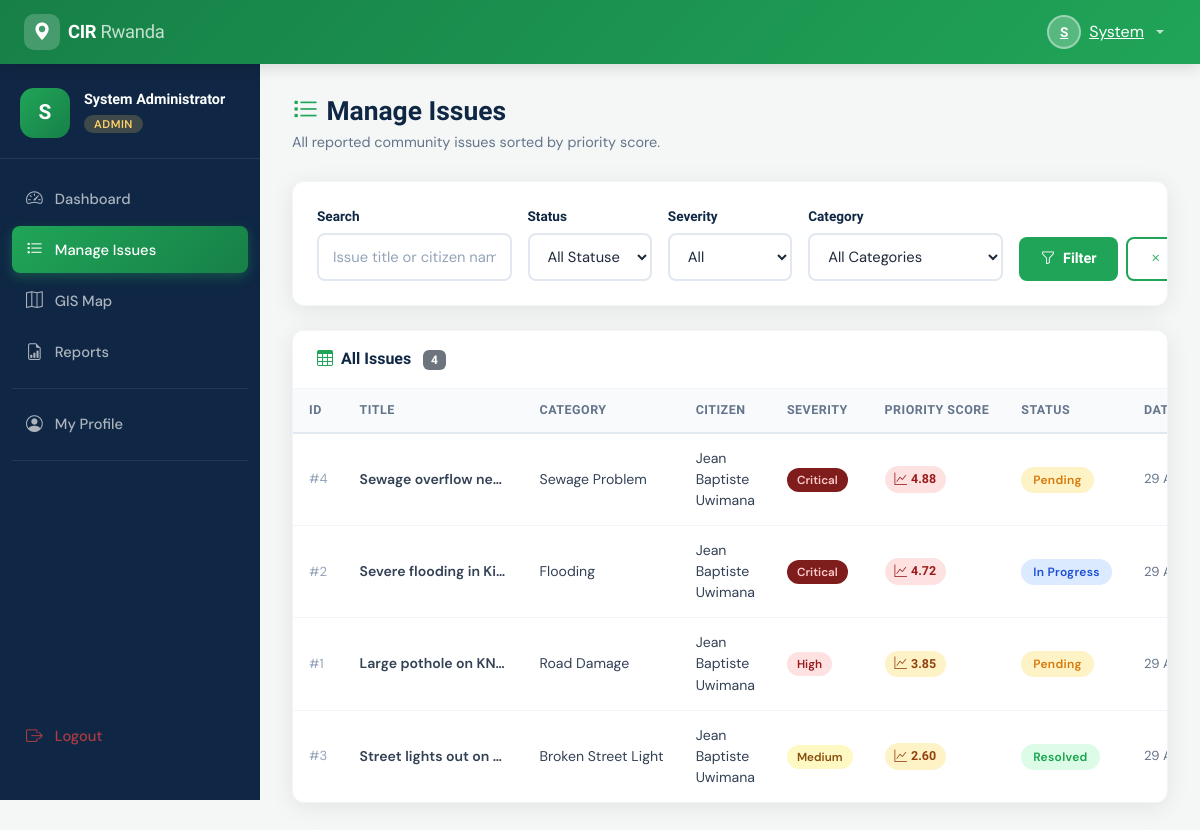
The app's page /pages/admin/manage_issues.php (signed in) with its own data.
### tables this page shows
CREATE TABLE IF NOT EXISTS issues (
    id INT AUTO_INCREMENT PRIMARY KEY,
    user_id INT NOT NULL,
    category_id INT NOT NULL,
    title VARCHAR(200) NOT NULL,
    description TEXT NOT NULL,
    image VARCHAR(255) DEFAULT NULL,
    latitude DECIMAL(10, 8) DEFAULT NULL,
    longitude DECIMAL(11, 8) DEFAULT NULL,
    location_name VARCHAR(255) DEFAULT NULL,
    severity ENUM('Low', 'Medium', 'High', 'Critical') NOT NULL DEFAULT 'Medium',
    status ENUM('Pending', 'In Progress', 'Resolved') NOT NULL DEFAULT 'Pending',
    priority_score DECIMAL(5, 2) DEFAULT 0.00 COMMENT 'Calculated priority score for admin sorting',
    created_at TIMESTAMP DEFAULT CURRENT_TIMESTAMP,
    updated_at TIMESTAMP DEFAULT CURRENT_TIMESTAMP ON UPDATE CURRENT_TIMESTAMP,
    FOREIGN KEY (user_id) REFERENCES users(id) ON DELETE CASCADE,
    FOREIGN KEY (category_id) REFERENCES categories(id)
);

CREATE TABLE IF NOT EXISTS categories (
    id INT AUTO_INCREMENT PRIMARY KEY,
    category_name VARCHAR(100) NOT NULL,
    severity_weight DECIMAL(3,1) NOT NULL COMMENT 'Weight used in priority score calculation (1.0 to 5.0)',
    created_at TIMESTAMP DEFAULT CURRENT_TIMESTAMP
);

CREATE TABLE IF NOT EXISTS users (
    id INT AUTO_INCREMENT PRIMARY KEY,
    full_name VARCHAR(150) NOT NULL,
    email VARCHAR(150) NOT NULL UNIQUE,
    password VARCHAR(255) NOT NULL,
    phone VARCHAR(20),
    role ENUM('citizen', 'admin') NOT NULL DEFAULT 'citizen',
    profile_image VARCHAR(255) DEFAULT NULL,
    is_active TINYINT(1) NOT NULL DEFAULT 1,
    created_at TIMESTAMP DEFAULT CURRENT_TIMESTAMP
);

### pages/admin/manage_issues.php (the view, shortened to what this page needs)
<?php
require_once __DIR__ . '/../../includes/header.php';
$db = getDB();
$search         = trim($_GET['search'] ?? '');
$sql    = "SELECT i.id, i.title, c.category_name, c.id AS category_id,
                  u.full_name AS citizen_name, i.severity,
                  i.priority_score, i.status, i.created_at
           FROM issues i
           JOIN categories c ON i.category_id = c.id
           JOIN users u ON i.user_id = u.id
           WHERE 1=1";
$params = [];
$sql .= " ORDER BY i.priority_score DESC, i.created_at ASC";
$stmt = $db->prepare($sql);
$stmt->execute($params);
$issues = $stmt->fetchAll();
function statusBadgeClass(string $s): string {
    return match($s) {
        'Pending'     => 'badge-pending',
        'In Progress' => 'badge-in-progress',
        'Resolved'    => 'badge-resolved',
        default       => 'bg-secondary',
    };
}
function priorityClass(float $score): string {
    if ($score >= 4.0) return 'priority-high';
    if ($score >= 2.5) return 'priority-medium';
    return 'priority-low';
}
?>
<?php require_once __DIR__ . '/../../includes/navbar.php'; ?>
<div class="main-wrapper">
<div class="main-content">
    <div class="page-header">
        <h1><i class="bi bi-list-task me-2 text-green"></i>Manage Issues</h1>
        <p>All reported community issues sorted by priority score.</p>
    </div>
    <form method="GET" class="cir-card mb-4">
        <div class="cir-card-body">
            <div class="row g-3 align-items-end">
                <div class="col-sm-6 col-md-3">
                    <label class="cir-form-label">Search</label>
                    <input type="text" name="search" class="cir-form-control"
                           placeholder="Issue title or citizen name…"
                           value="<?= htmlspecialchars($search) ?>" />
                </div>
                <div class="col-sm-6 col-md-2">
                    <label class="cir-form-label">Status</label>
                    <select name="status" class="cir-form-control">
                        <option value="">All Statuses</option>
                    </select>
                </div>
                <div class="col-sm-6 col-md-2">
                    <label class="cir-form-label">Severity</label>
                    <select name="severity" class="cir-form-control">
                        <option value="">All</option>
                    </select>
                </div>
                <div class="col-sm-6 col-md-3">
                    <label class="cir-form-label">Category</label>
                    <select name="category" class="cir-form-control">
                        <option value="">All Categories</option>
                    </select>
                </div>
                <div class="col-sm-12 col-md-2 d-flex gap-2">
                    <button type="submit" class="btn-cir-primary flex-grow-1">
                        <i class="bi bi-funnel"></i> Filter
                    </button>
                    <a href="<?= BASE_URL ?>/pages/admin/manage_issues.php" class="btn-cir-outline">
                        <i class="bi bi-x"></i>
                    </a>
                </div>
            </div>
        </div>
    </form>
    <div class="cir-card">
        <div class="cir-card-header">
            <h5><i class="bi bi-table me-2 text-green"></i>All Issues
                <span class="badge bg-secondary ms-2" style="font-size:0.75rem;"><?= count($issues) ?></span>
            </h5>
        </div>
        <?php if (empty($issues)): ?>
            <div class="cir-card-body text-center py-5">
                <i class="bi bi-search" style="font-size:3rem;color:#cbd5e1;"></i>
                <p class="mt-3 text-muted">No issues found for the selected filters.</p>
            </div>
        <?php else: ?>
            <div style="overflow-x:auto;">
                <table class="cir-table">
                    <thead>
                        <tr>
                            <th>ID</th>
                            <th>Title</th>
                            <th>Category</th>
                            <th>Citizen</th>
                            <th>Severity</th>
                            <th>Priority Score</th>
                            <th>Status</th>
                            <th>Date</th>
                        </tr>
                    </thead>
                    <tbody>
                    <?php foreach ($issues as $issue): ?>
                        <tr>
                            <td style="color:#94a3b8;font-size:0.82rem;white-space:nowrap;">#<?= $issue['id'] ?></td>
                            <td class="fw-semibold" style="max-width:180px;white-space:nowrap;overflow:hidden;text-overflow:ellipsis;">
                                <?= htmlspecialchars($issue['title']) ?>
                            </td>
                            <td style="white-space:nowrap;"><?= htmlspecialchars($issue['category_name']) ?></td>
                            <td><?= htmlspecialchars($issue['citizen_name']) ?></td>
                            <td>
                                <span class="badge-severity badge-<?= strtolower($issue['severity']) ?>">
                                    <?= $issue['severity'] ?>
                                </span>
                            </td>
                            <td>
                                <span class="priority-pill <?= priorityClass((float)$issue['priority_score']) ?>">
                                    <i class="bi bi-graph-up"></i>
                                    <?= number_format($issue['priority_score'], 2) ?>
                                </span>
                            </td>
                            <td>
                                <span class="badge-status <?= statusBadgeClass($issue['status']) ?>">
                                    <?= $issue['status'] ?>
                                </span>
                            </td>
                            <td style="white-space:nowrap;color:#64748b;font-size:0.82rem;">
                                <?= date('d M Y', strtotime($issue['created_at'])) ?>
                            </td>
                        </tr>
                    <?php endforeach; ?>
                    </tbody>
                </table>
            </div>
        <?php endif; ?>
    </div>
</div>
</div>
<?php require_once __DIR__ . '/../../includes/footer.php'; ?>

### assets/css/style.css (style rules this page uses)
:root { --cir-green: #20a558; --cir-green-dark: #178047; --cir-green-light: #e8f7f0; --cir-navy: #0f2744; --cir-navy-mid: #1a3a5c; --cir-accent: #ffd166; --cir-red: #ef4444; --cir-orange: #f59e0b; --cir-blue: #3b82f6; --sidebar-w: 260px; --navbar-h: 64px; --radius: 12px; --radius-sm: 8px; --shadow: 0 4px 24px rgba(0,0,0,.08); --shadow-md: 0 8px 32px rgba(0,0,0,.12); --transition: all .2s ease; }
*, *::before, *::after { box-sizing: border-box; }
body { font-family: 'DM Sans', sans-serif; font-size: 0.95rem; background: #f4f7f5; color: #1e293b; margin: 0; }
h1, h2, h3, h4, h5, h6, .sora { font-family: 'Sora', sans-serif; }
a { text-decoration: none; color: inherit; }
.main-wrapper { margin-left: var(--sidebar-w); margin-top: var(--navbar-h); min-height: calc(100vh - var(--navbar-h)); transition: margin-left .25s ease; }
.main-content { padding: 32px; }
.page-header { margin-bottom: 28px; }
.page-header h1 { font-size: 1.65rem; font-weight: 800; color: var(--cir-navy); margin: 0 0 4px; }
.page-header p { color: #64748b; margin: 0; font-size: 0.9rem; }
.cir-card { background: #fff; border-radius: var(--radius); box-shadow: var(--shadow); border: 1px solid #f1f5f9; overflow: hidden; }
.cir-card-header { padding: 18px 24px; border-bottom: 1px solid #f1f5f9; display: flex; align-items: center; justify-content: space-between; background: #fff; }
.cir-card-header h5 { font-family: 'Sora', sans-serif; font-weight: 700; font-size: 1rem; margin: 0; color: var(--cir-navy); }
.cir-card-body { padding: 24px; }
.cir-table { width: 100%; border-collapse: separate; border-spacing: 0; font-size: 0.88rem; }
.cir-table thead th { background: #f8fafc; padding: 12px 16px; font-family: 'Sora', sans-serif; font-weight: 700; font-size: 0.78rem; text-transform: uppercase; letter-spacing: .5px; color: #64748b; border-bottom: 2px solid #e2e8f0; white-space: nowrap; }
.cir-table tbody td { padding: 14px 16px; border-bottom: 1px solid #f1f5f9; vertical-align: middle; color: #334155; }
.cir-table tbody tr:last-child td { border-bottom: none; }
.badge-status { padding: 5px 12px; border-radius: 20px; font-size: 0.75rem; font-weight: 600; letter-spacing: .3px; white-space: nowrap; }
.badge-pending { background: #fef3c7; color: #d97706; }
.badge-in-progress { background: #dbeafe; color: #1d4ed8; }
.badge-resolved { background: #dcfce7; color: #16a34a; }
.badge-severity { padding: 4px 10px; border-radius: 20px; font-size: 0.73rem; font-weight: 600; }
.badge-medium { background: #fef9c3; color: #854d0e; }
.badge-high { background: #fee2e2; color: #991b1b; }
.badge-critical { background: #7f1d1d; color: #fecaca; }
.priority-pill { display: inline-flex; align-items: center; gap: 4px; padding: 4px 10px; border-radius: 20px; font-size: 0.78rem; font-weight: 700; font-family: 'Sora', sans-serif; }
.priority-high { background: #fee2e2; color: #991b1b; }
.priority-medium { background: #fef3c7; color: #92400e; }
.btn-cir-primary { background: var(--cir-green); color: #fff; border: none; padding: 10px 22px; border-radius: var(--radius-sm); font-family: 'Sora', sans-serif; font-weight: 600; font-size: 0.9rem; cursor: pointer; transition: var(--transition); display: inline-flex; align-items: center; gap: 8px; }
.btn-cir-outline { background: transparent; color: var(--cir-green); border: 2px solid var(--cir-green); padding: 9px 20px; border-radius: var(--radius-sm); font-family: 'Sora', sans-serif; font-weight: 600; font-size: 0.9rem; cursor: pointer; transition: var(--transition); display: inline-flex; align-items: center; gap: 8px; }
.cir-form-label { font-family: 'Sora', sans-serif; font-weight: 600; font-size: 0.85rem; color: var(--cir-navy); margin-bottom: 6px; display: block; }
.cir-form-control { width: 100%; padding: 11px 14px; border: 2px solid #e2e8f0; border-radius: var(--radius-sm); font-family: 'DM Sans', sans-serif; font-size: 0.92rem; color: #1e293b; background: #fff; transition: var(--transition); outline: none; }
.cir-form-control::placeholder { color: #94a3b8; }
.text-green { color: var(--cir-green) !important; }

### records on screen
issues: id "4", title "Sewage overflow ne…", category.category_name "Sewage Problem", user.full_name "Jean Baptiste Uwimana", severity "Critical", priority_score "4.88", status "Pending", created_at "29…"
issues: id "2", title "Severe flooding in Ki…", category.category_name "Flooding", user.full_name "Jean Baptiste Uwimana", severity "Critical", priority_score "4.72", status "In Progress", created_at "29…"
issues: id "1", title "Large pothole on KN…", category.category_name "Road Damage", user.full_name "Jean Baptiste Uwimana", severity "High", priority_score "3.85", status "Pending", created_at "29…"
issues: id "3", title "Street lights out on…", category.category_name "Broken Street Light", user.full_name "Jean Baptiste Uwimana", severity "Medium", priority_score "2.60", status "Resolved", created_at "29…"

### other values on screen
substr($userName, 0, 1) "S"
explode(' ', $userName)[0] "System"
$userName "System Administrator"
$role "ADMIN"
count($issues) "4"
